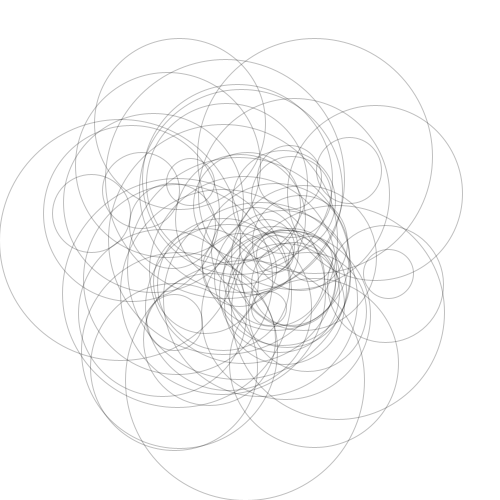
Frame 1 (no input)
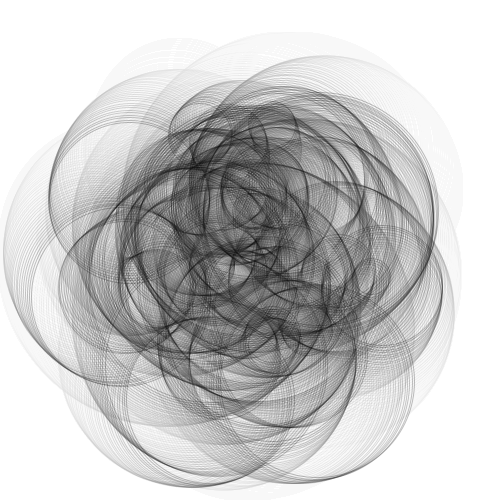
Frame 60 (the mouse pressed at the canvas centre just before this capture)
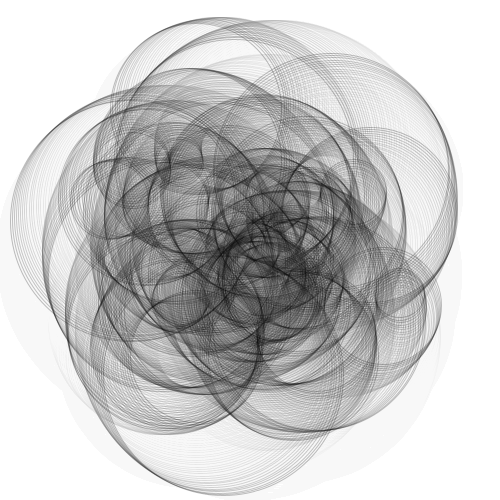
Frame 120 (the mouse held since frame 60 and released just before this capture)

The Processing sketch that drew these frames (run headless with seeded random() and noise(); from frame 60 on, the mouse is pressed at the canvas centre):

// Processing sketch: processing_128696
// ── processing_128696.pde

int nFrames = 128;
float phasor = 0.0;
float phasorInc = 1.0 / (float) nFrames;
ArrayList shapes;

class Shapes {
  PVector v;
  
  Shapes() {
    v = new PVector();
  }
  
  void update() {
  }
}


class Ring extends Shapes {
  float r;  // Radius
  
  Ring(float x, float y, float r_) {
    v.x = x;
    v.y = y;
    r = r_;
  }
  
  void update() {
    ellipse(v.x, v.y, r, r);
  }
 
}


void updatePhasor() {
  phasor += phasorInc;
  
  if (phasor >= 1.0) {
    phasor -= 1.0;
  }
}

PVector getVCoordinates(PVector v, float d, float a) {
  return new PVector(v.x + d * cos(a), v.y + d * sin(a)); 
}

PVector getVCoordinates(float x, float y, float d, float a) {
  return new PVector(x + d * cos(a), y + d * sin(a)); 
}

void setup() {
  size(500, 500);
  background(255);
  smooth();
  shapes = new ArrayList();
  
  for (int i = 0; i < 60; i++) {
    PVector v = getVCoordinates(width * 0.5, height * 0.5, random(width * 0.25), random(TWO_PI));
    shapes.add(new Ring(v.x, v.y, random(width / 16.0, width / 2.0)));
  }
}

void draw() {
  // Fade last frame
  noStroke();
  fill(255, 16);
  rect(0, 0, width, height);
  
  // Draw Shapes
  noFill();
  stroke(0, 64);
  strokeWeight(1);
  
  int lsSize = shapes.size();

  for (int i = 0; i < lsSize; i++) {
    pushMatrix();
    float xOffset = 50.0 * (sin(((float) i / (float) lsSize + phasor) * TWO_PI));
    float yOffset = 50.0 * (cos(((float) i / (float) lsSize + phasor) * TWO_PI));
    translate(xOffset, yOffset);
    
    Shapes thisShape = (Shapes) shapes.get(i);
    thisShape.update();
    popMatrix();
  }
    
  updatePhasor();
}
